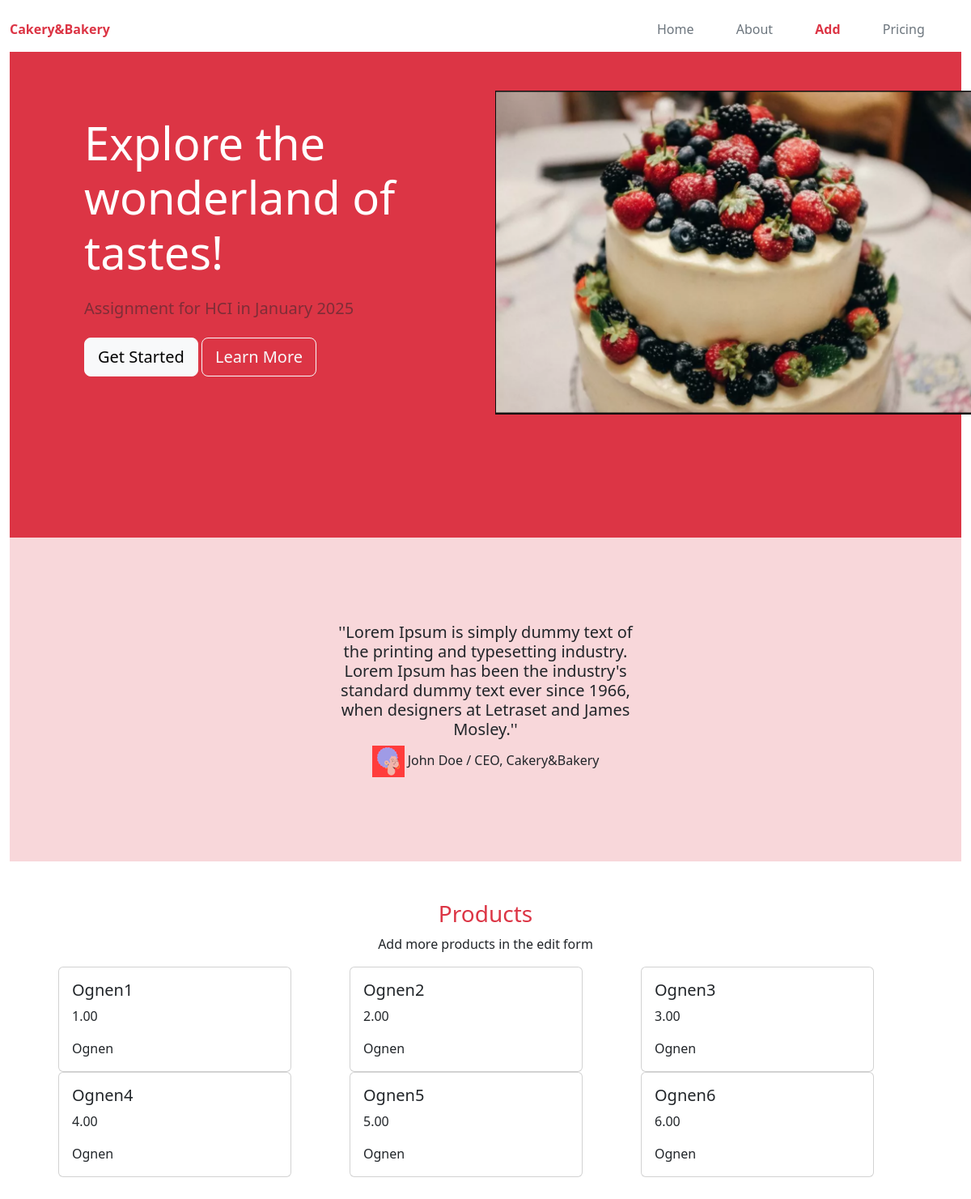
The app's page /index/ with its own data.
### myapp/models.py (models this page shows, shortened)
class Cake(models.Model):
    name = models.CharField(max_length=100)
    price = models.DecimalField(max_digits=10, decimal_places=2)
    weight = models.DecimalField(max_digits=10, decimal_places=2)
    description = models.TextField(null=True, blank=True)
    image = models.ImageField(upload_to="images/", null=True, blank=True)
    baker = models.ForeignKey(Baker, on_delete=models.SET_NULL, null=True, blank=True)

class Baker(models.Model):
    user = models.OneToOneField(User, on_delete=models.CASCADE)
    name = models.CharField(max_length=100)
    surname = models.CharField(max_length=100)
    phone = models.CharField(max_length=100)
    email = models.EmailField()

### myapp/views.py (the view)
# urls.py: path('index/', views.index, name='index'),
def index(request):
    cakes = Cake.objects.all()
    return render(request, 'index.html', {"cakes" : cakes})

### templates/index.html (shortened to what this page needs)
{% extends 'base.html' %}
{% load static %}
{% block content %}
<div class="container-fluid bg-danger p-5" style="height:600px;">
    <div class="row row-cols-2 d-flex align-items-center justify-content-center">
        <div class="col ps-5">
            <div class="d-flex flex-column mb-3">
                <div class="p-2"><h1 class="display-4 text-white">Explore the wonderland of tastes!</h1></div>
                <div class="p-2"><h5 class="text-body-tertiary">Assignment for HCI in January 2025</h5></div>
                <div class="p-2">
                    <button class="btn btn btn-light btn-lg">Get Started</button>
                    <button type="button" class="btn btn-outline-light btn-lg">Learn More</button>
                </div>
            </div>
        </div>
        <div class="col header">
           <img class="header" src="{% static 'Screenshot_1.png' %}" style="height: 400px;">
        </div>
    </div>
</div>
<div class="container-fluid bg-danger-subtle d-flex align-items-center justify-content-center" style="height:400px">
    <div class="row row-cols-3">
        <div class="col"></div>
        <div class="col">
            <h5 class="text-center">''Lorem Ipsum is simply dummy text of the printing and typesetting industry. Lorem
                Ipsum has been the industry's standard dummy text ever since 1966, when designers at Letraset and James
                Mosley.''</h5>
            <div class="text-center"><img src="../static/avatar (1).png"> <span>John Doe / CEO, Cakery&Bakery</span>
            </div>
        </div>
        <div class="col"></div>
    </div>
</div>
<div class="container-fluid p-5">
    <div class="text-center">
        <h3 class="text-danger">Products</h3>
        <p>Add more products in the edit form</p>
    </div>
    <div class="container-md">
        <div class="row row-cols-3">
            {% for cake in cakes %}
            <div class="col">
                <div class="card" style="width: 18rem;">
                    <div class="card-body">
                        <h5 class="card-title">{{ cake.name }}</h5>
                        <p class="card-text">{{ cake.price }}</p>
                        <p class="card-text">{{ cake.baker.name}}</p>
                    </div>
                </div>
            </div>
            {% endfor %}
        </div>
    </div>
</div>
{% endblock %}

### templates/base.html (shortened to what this page needs)
<!DOCTYPE html>
{% load static %}
<html lang="en">
<head>
    <link href="https://cdn.jsdelivr.net/npm/bootstrap@5.3.3/dist/css/bootstrap.min.css" rel="stylesheet">
</head>
<body>
<div class="container-fluid mt-4">
    <div class="row d-flex flex-row">
        <div class="col-4">
            <p class="text-danger fw-bold">Cakery&Bakery</p>
        </div>
        <div class="col-4">
        </div>
        <div class="col-4">
            <a href="{% url 'index' %}" class="text-secondary">Home</a>
            <a href="#" class="text-secondary ps-5">About</a>
            <a href="{% url 'add_cake' %}" class="text-danger fw-bold ps-5">Add</a>
            <a href="#" class="text-secondary ps-5">Pricing</a>
        </div>
    </div>
</div>
<div class="container-fluid">
    {% block content %} {% endblock %}
</div>
</body>
</html>

### templates/base.html (style rules this page uses)
a { text-decoration: none; }

### records on screen
Cake: name "Ognen1", price "1.00", baker.name "Ognen"
Cake: name "Ognen2", price "2.00", baker.name "Ognen"
Cake: name "Ognen3", price "3.00", baker.name "Ognen"
Cake: name "Ognen4", price "4.00", baker.name "Ognen"
Cake: name "Ognen5", price "5.00", baker.name "Ognen"
Cake: name "Ognen6", price "6.00", baker.name "Ognen"
